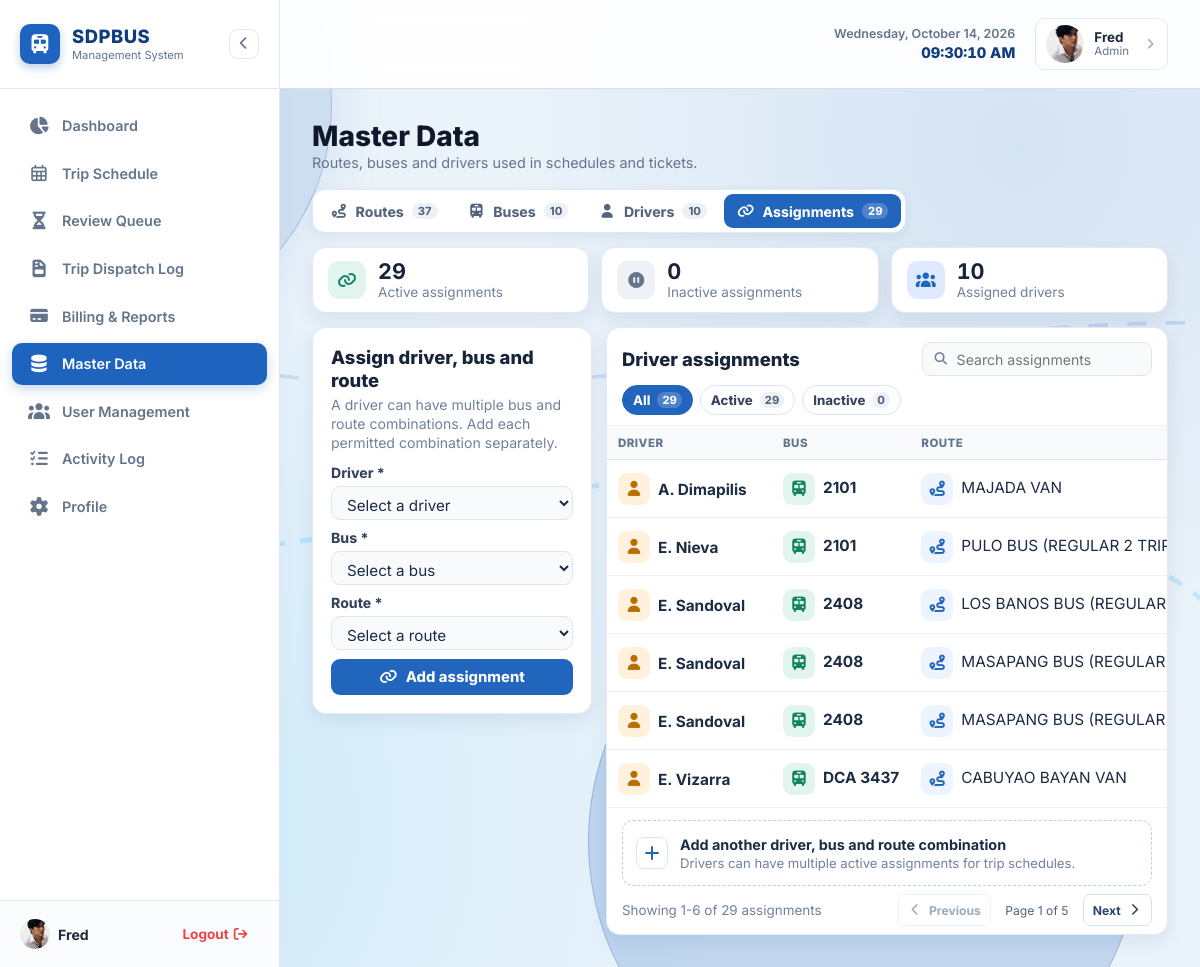
The page /ojt-sdpbus/frontend/admin/master_data.php?tab=assignments (signed in) on the database its author committed.
### tables this page shows
CREATE TABLE driver_assignments (
            id INTEGER PRIMARY KEY AUTOINCREMENT,
            driver_id INTEGER NOT NULL,
            bus_id INTEGER NOT NULL,
            route_id INTEGER NOT NULL,
            status TEXT CHECK(status IN ('ACTIVE', 'INACTIVE')) DEFAULT 'ACTIVE',
            created_at DATETIME DEFAULT CURRENT_TIMESTAMP,
            UNIQUE (driver_id, bus_id, route_id),
            FOREIGN KEY (driver_id) REFERENCES drivers(id),
            FOREIGN KEY (bus_id) REFERENCES buses(id),
            FOREIGN KEY (route_id) REFERENCES routes(id)
        );

CREATE TABLE drivers (
    id INTEGER PRIMARY KEY AUTOINCREMENT,
    driver_name VARCHAR(100) NOT NULL,
    status VARCHAR(20) NOT NULL DEFAULT 'ACTIVE',
    created_at DATETIME DEFAULT CURRENT_TIMESTAMP
);

CREATE TABLE buses (
    id INTEGER PRIMARY KEY AUTOINCREMENT,
    bus_code VARCHAR(20) NOT NULL UNIQUE,
    capacity INTEGER NOT NULL DEFAULT 40,
    status VARCHAR(20) NOT NULL DEFAULT 'ACTIVE',
    created_at DATETIME DEFAULT CURRENT_TIMESTAMP
);

CREATE TABLE "routes" (
	"id"	INTEGER,
	"route_name"	VARCHAR(100) NOT NULL UNIQUE,
	"rate"	DECIMAL(10, 2) NOT NULL DEFAULT 0.00,
	"toll"	DECIMAL(10, 2) NOT NULL DEFAULT 0.00,
	"status"	VARCHAR(20) NOT NULL DEFAULT 'ACTIVE',
	"created_at"	DATETIME DEFAULT CURRENT_TIMESTAMP, effective_date DATE,
	PRIMARY KEY("id" AUTOINCREMENT)
);

### ojt-sdpbus/frontend/admin/master_data.php (the view, shortened to what the rows shown need)
<?php
require_once __DIR__ . '/../../includes/functions.php';
$db = Database::getConnection();
$activeTab = strtolower(sanitize($_GET['tab'] ?? 'routes'));
$routes = $db->query("SELECT * FROM routes ORDER BY route_name ASC")->fetchAll();
$buses = $db->query("SELECT * FROM buses ORDER BY bus_code ASC")->fetchAll();
$drivers = $db->query("SELECT * FROM drivers ORDER BY driver_name ASC")->fetchAll();
$assignments = $db->query("SELECT da.id, da.driver_id, da.bus_id, da.route_id, da.status,
                                  d.driver_name, b.bus_code, r.route_name
                           FROM driver_assignments da
                           JOIN drivers d ON d.id = da.driver_id
                           JOIN buses b ON b.id = da.bus_id
                           JOIN routes r ON r.id = da.route_id
                           ORDER BY d.driver_name, b.bus_code, r.route_name")->fetchAll();
$masterTabs = [
    'routes' => ['label' => 'Routes', 'icon' => 'fa-route', 'items' => $routes, 'count' => count($routes)],
    'buses' => ['label' => 'Buses', 'icon' => 'fa-bus', 'items' => $buses, 'count' => count($buses)],
    'drivers' => ['label' => 'Drivers', 'icon' => 'fa-user', 'items' => $drivers, 'count' => count($drivers)],
    'assignments' => ['label' => 'Assignments', 'icon' => 'fa-link', 'items' => $assignments, 'count' => count($assignments)]
];
include __DIR__ . '/../../includes/header.php';
?>
<main class="main-content master-data-page">
    <div class="master-data-content">
        <header class="master-page-header">
            <h1>Master Data</h1>
        </header>
        <div class="master-data-layout" data-items-label="<?= strtolower($masterTabs[$activeTab]['label']) ?>">
            <section class="master-panel master-create-panel" aria-labelledby="master-create-title">
                <?php if ($activeTab === 'routes'): ?>
                    <header class="master-panel-heading">
                        <h1 id="master-create-title">Add new route</h1>
                        <p>Rate and toll are applied automatically to every new ticket on this route.</p>
                    </header>
                    <form action="/xampp/yoko-na/ojt-sdpbus/backend/master_data/manage_routes.php" method="POST" class="master-form" autocomplete="off">
                        <input type="hidden" name="action" value="create">
                        <div class="master-field">
                            <label for="route-name">Route name *</label>
                            <div class="master-input-with-icon"><i class="fas fa-route" aria-hidden="true"></i><input type="text" id="route-name" name="route_name" required maxlength="100" autocomplete="off" placeholder="e.g. Route A - Main Line"></div>
                        </div>
                        <div class="master-money-fields">
                            <div class="master-field">
                                <label for="route-rate">Rate (₱)</label>
                                <input type="number" id="route-rate" name="rate" min="0" step="0.01" value="0.00" required>
                            </div>
                            <div class="master-field">
                                <label for="route-toll">Toll (₱)</label>
                                <input type="number" id="route-toll" name="toll" min="0" step="0.01" value="0.00" required>
                            </div>
                        </div>
                        <div class="route-fee-preview" aria-live="polite">
                            <div><span>Rate</span><strong id="preview-rate">₱0.00</strong></div>
                            <div><span>Toll</span><strong id="preview-toll">₱0.00</strong></div>
                            <div class="route-preview-total"><span>Total fee per trip</span><strong id="preview-total">₱0.00</strong></div>
                        </div>
                        <button type="submit" class="master-submit"><i class="fas fa-plus" aria-hidden="true"></i> Add route</button>
                    </form>
                <?php else: ?>
                    <header class="master-panel-heading">
                        <h1 id="master-create-title">Assign driver, bus and route</h1>
                    </header>
                <?php endif; ?>
            </section>
            <section class="master-panel master-list-panel" aria-labelledby="master-list-title">
                <div class="master-list-heading">
                    <h2 id="master-list-title"><?= $activeTab === 'routes' ? 'Existing routes' : ($activeTab === 'buses' ? 'Bus fleet' : ($activeTab === 'drivers' ? 'Driver roster' : 'Driver assignments')) ?></h2>
                </div>
                <div class="master-table-wrap">
                    <table class="master-table">
                        <thead>
                            <?php if ($activeTab === 'routes'): ?>
                                <tr><th scope="col">Route name</th><th scope="col">Rate</th><th scope="col">Toll</th><th scope="col">Total fee</th><th scope="col">Status</th><th scope="col">Actions</th></tr>
                            <?php elseif ($activeTab === 'buses'): ?>
                                <tr><th scope="col">Bus code</th><th scope="col">Capacity</th><th scope="col">Status</th><th scope="col">Actions</th></tr>
                            <?php elseif ($activeTab === 'drivers'): ?>
                                <tr><th scope="col">Driver name</th><th scope="col">Status</th><th scope="col">Actions</th></tr>
                            <?php else: ?>
                                <tr><th scope="col">Driver</th><th scope="col">Bus</th><th scope="col">Route</th><th scope="col">Status</th><th scope="col">Actions</th></tr>
                            <?php endif; ?>
                        </thead>
                        <tbody id="master-rows">
                            <?php if ($activeTab === 'routes'): ?>
                                <?php foreach ($routes as $route): ?>
                                    <tr class="master-row" data-status="<?= htmlspecialchars($route['status']) ?>" data-search="<?= htmlspecialchars(strtolower($route['route_name'])) ?>">
                                        <td data-label="Route name"><span class="master-item-icon icon-route"><i class="fas fa-route" aria-hidden="true"></i></span><strong><?= htmlspecialchars($route['route_name']) ?></strong></td>
                                        <td data-label="Rate">₱<?= number_format((float)$route['rate'], 2) ?></td>
                                        <td data-label="Toll">₱<?= number_format((float)$route['toll'], 2) ?></td>
                                        <td data-label="Total fee"><strong>₱<?= number_format((float)$route['rate'] + (float)$route['toll'], 2) ?></strong></td>
                                        <td data-label="Status"><span class="master-status <?= $route['status'] === 'ACTIVE' ? 'status-active' : 'status-inactive' ?>"><i class="fas <?= $route['status'] === 'ACTIVE' ? 'fa-check' : 'fa-pause' ?>" aria-hidden="true"></i><?= htmlspecialchars(ucfirst(strtolower($route['status']))) ?></span></td>
                                        <td data-label="Actions"><form action="/xampp/yoko-na/ojt-sdpbus/backend/master_data/manage_routes.php" method="POST"><input type="hidden" name="action" value="toggle_status"><input type="hidden" name="route_id" value="<?= (int)$route['id'] ?>"><input type="hidden" name="status" value="<?= $route['status'] === 'ACTIVE' ? 'INACTIVE' : 'ACTIVE' ?>"><button type="submit" class="master-toggle"><i class="fas <?= $route['status'] === 'ACTIVE' ? 'fa-pause-circle' : 'fa-play-circle' ?>" aria-hidden="true"></i><?= $route['status'] === 'ACTIVE' ? 'Deactivate' : 'Activate' ?></button></form></td>
                                    </tr>
                                <?php endforeach; ?>
                            <?php else: ?>
                                <?php foreach ($assignments as $assignment): ?>
                                    <tr class="master-row" data-status="<?= htmlspecialchars($assignment['status']) ?>" data-search="<?= htmlspecialchars(strtolower($assignment['driver_name'] . ' ' . $assignment['bus_code'] . ' ' . $assignment['route_name'])) ?>">
                                        <td data-label="Driver"><span class="master-item-icon icon-driver"><i class="fas fa-user" aria-hidden="true"></i></span><strong><?= htmlspecialchars($assignment['driver_name']) ?></strong></td>
                                        <td data-label="Bus"><span class="master-item-icon icon-bus"><i class="fas fa-bus" aria-hidden="true"></i></span><strong><?= htmlspecialchars($assignment['bus_code']) ?></strong></td>
                                        <td data-label="Route"><span class="master-item-icon icon-route"><i class="fas fa-route" aria-hidden="true"></i></span><?= htmlspecialchars($assignment['route_name']) ?></td>
                                    </tr>
                                <?php endforeach; ?>
                            <?php endif; ?>
                        </tbody>
                    </table>
                </div>
            </section>
        </div>
    </div>
</main>
<?php include __DIR__ . '/../../includes/footer.php'; ?>

### rows shown on the page
driver_assignments: driver.driver_name "A. Dimapilis", bus.bus_code "2101", route.route_name "MAJADA VAN"
driver_assignments: driver.driver_name "E. Nieva", bus.bus_code "2101", route.route_name "PULO BUS (REGULAR 2…"
driver_assignments: driver.driver_name "E. Sandoval", bus.bus_code "2408", route.route_name "LOS BANOS BUS (REGULAR…"
driver_assignments: driver.driver_name "E. Sandoval", bus.bus_code "2408", route.route_name "MASAPANG BUS (REGULAR…"
driver_assignments: driver.driver_name "E. Sandoval", bus.bus_code "2408", route.route_name "MASAPANG BUS (REGULAR…"
driver_assignments: driver.driver_name "E. Vizarra", bus.bus_code "DCA 3437", route.route_name "CABUYAO BAYAN VAN"

### other values the page prints
$username "Fred"
$role "Admin"
$tab['label'] "Routes"
$tab['count'] "37"
$tab['label'] "Buses"
$tab['count'] "10"
$tab['label'] "Drivers"
$tab['label'] "Assignments"
$tab['count'] "29"
$activeCount "29"
$masterTabs[$activeTab]['label'] "assignments"
$inactiveCount "0"
$thirdMetric['value'] "10"
$thirdMetric['label'] "Assigned drivers"
count($currentItems) "29"
